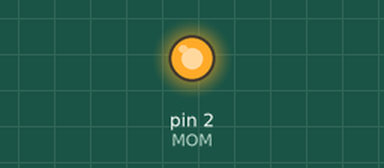
This sketch was run on a simulated Arduino Uno, built with avr-gcc and run on an emulated ATmega328P. On the bench: output pins drawn as LEDs (lit = HIGH). What the sketch prints to the serial monitor is not drawn.

Above: at 0.1 s.
Timing chart, 0 to 1.6 s (numbered marks = the images above):
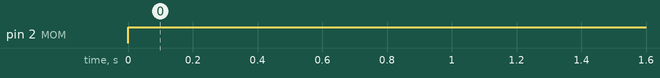

The sketch:

Button_TEXT.ino
```cpp
//Text
#include <Wire.h>

#define BUTTON  0
#define MOM     2

void setup(){
    Serial.begin(9600);
    pinMode(BUTTON,INPUT_PULLUP);
    pinMode(MOM,OUTPUT);
}

void loop(){
  if(digitalRead(BUTTON)==LOW){
    Serial.print("0\n");
    digitalWrite(MOM,LOW);
  }else if(digitalRead(BUTTON)==HIGH ){
    Serial.print("1\n");
    digitalWrite(MOM,HIGH);
  }
}
```

Measured:
- by itself, pin 2 (MOM): LOW → HIGH at 0.00 s
